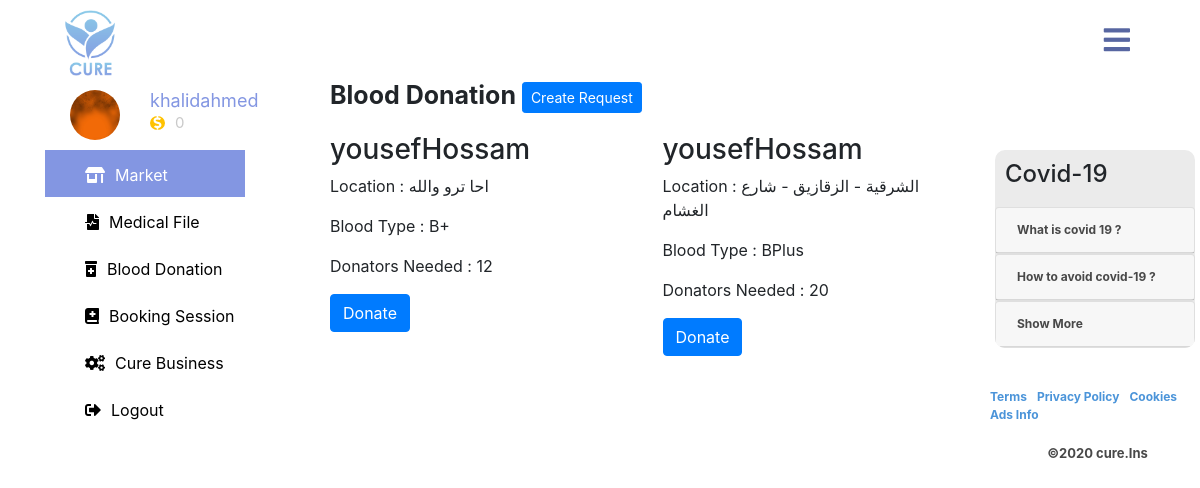
The app's page /cure-app/bloodDonations.php (signed in), older data.
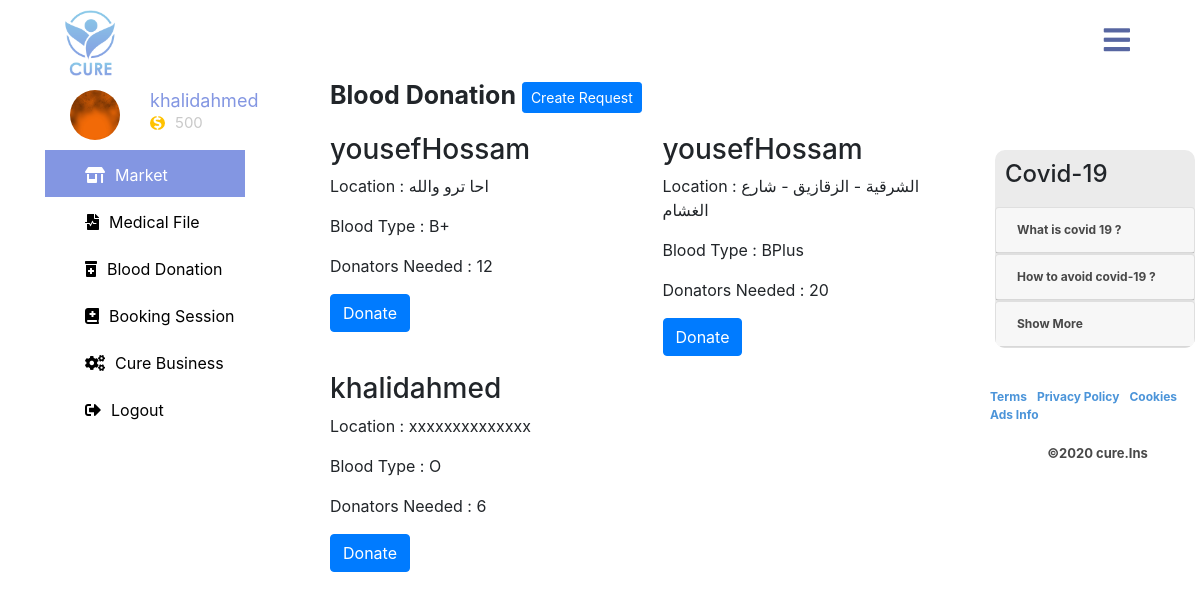
The same page, newer data.
### tables this page shows
CREATE TABLE `cure_users` (
  `patient_id` int(11) NOT NULL,
  `patient_username` varchar(255) NOT NULL,
  `patient_email` varchar(255) NOT NULL,
  `patient_password` varchar(60) NOT NULL,
  `patient_salt` varchar(255) NOT NULL,
  `patient_hashedpassword` varchar(255) NOT NULL,
  `patient_phone` varchar(16) NOT NULL,
  `patient_gender` tinyint(4) NOT NULL DEFAULT '0',
  `patient_birthdate` varchar(60) NOT NULL,
  `patient_nationality` varchar(60) NOT NULL,
  `patient_address` varchar(255) NOT NULL,
  `patient_e_coins` int(11) NOT NULL DEFAULT '0',
  `patient_donation_status` tinyint(4) NOT NULL DEFAULT '0',
  `patient_account_status` tinyint(4) NOT NULL DEFAULT '0',
  `patient_registerdate` timestamp NOT NULL DEFAULT CURRENT_TIMESTAMP,
  `patient_image_code` varchar(255) NOT NULL,
  `worker_account_type` tinyint(4) NOT NULL DEFAULT '0'
);

CREATE TABLE `donation_requests` (
  `reqeust_id` int(11) NOT NULL,
  `blood_type` varchar(50) NOT NULL,
  `donators_qunatity` int(11) NOT NULL DEFAULT '0',
  `donation_address` varchar(200) NOT NULL,
  `donate_status` tinyint(4) NOT NULL DEFAULT '0',
  `patient_id` int(11) NOT NULL
);

### cure-app/classes/database.php (called while the page is built, shortened)
<?php
class database {
    private static $_instance = null ;
    private $_pdo,
            $_query,
            $_error  = false,
            $_results,
            $_count = 0 ;
    private function __construct (){
        try{
            $this -> _pdo = new PDO('mysql:host='.config::get('mysql/host').';dbname=' . config::get('mysql/db'), config::get('mysql/username') ,config::get('mysql/password'));
        }catch(PDOexception $e){
            die($e->getMessage());
        }
    }
    public static function  getInstance () {
        if ( !isset(self::$_instance) ){
            self::$_instance = new database();
        }
        return self::$_instance;
    }
    public function query( $sql , $params = array() ){
        $this -> _error = false ;
        if ($this->_query  = $this->_pdo->prepare($sql)) {
            $x = 1 ;
            if ( count($params) ){
                foreach($params as $param ){
                    $this -> _query->bindValue($x , $param);
                    $x++;
                }
            }
            if ($this->_query->execute()){
                $this->_results = $this->_query->fetchAll(PDO::FETCH_OBJ);
                $this->_count = $this->_query->rowCount();
            }else{
                $this->_error = true ;
            }
        }
        return $this;
    }
    public function action ($action , $table , $where = array()) {
        if ( count($where) == 3 ){
            $operators = array ("=",">","<","<=",">=");
            $field      = $where[0];
            $operator   = $where[1];
            $value      = $where[2];
            if ( in_array($operator,$operators)){
                $sql = "{$action} FROM {$table} WHERE {$field} {$operator} ? ";
                if ( !$this->query($sql,array($value))->error() ){
                    return $this;
                }
            }
        }
        return false;
    }
    public function innerJoinQuery($MAINTABLE , $SECONDTABLE , $PRIMARYKEY , $FORIEGNKEY,  $where = array()){
        if ( count($where) == 3 ){
            $operators = array ("=",">","<","<=",">=");
            $field      = $where[0];
            $operator   = $where[1];
            $value      = $where[2];
            if ( in_array($operator,$operators)){
                $sql = "SELECT * FROM {$MAINTABLE} INNER JOIN {$SECONDTABLE}  on {$MAINTABLE}.{$PRIMARYKEY} = {$SECONDTABLE}.{$FORIEGNKEY} WHERE  {$field} {$operator} ?";
                if ( !$this->query($sql,array($value))->error() ){
                    return $this;
                }
            }
        }
        return false;
    }
    public function get ($table,$where) {
        return $this->action('SELECT *',$table,$where);
    }
    public function results(){
        return $this->_results;
    }
    public function first() {
        return $this->results()[0];
    }
    public function error(){
        return $this->_error;
    }
    public function count(){
        return $this->_count;
    }
}

### cure-app/classes/config.php (called while the page is built)
<?php
class config {
    public static function get($path = null ){
        if ( $path ){
            $config = $GLOBALS['config'];
            $path = explode('/',$path);
            foreach ( $path as $bit ){
                if ( isset($config[$bit])){
                    $config = $config[$bit];
                }
            }
            return $config;
        }
        return false;
    }
}

### cure-app/classes/patient.php (called while the page is built, shortened)
<?php
class patient{
    private $_db,$_data,$_sessionName,$_isLogged,$_cookieName;
    public function __construct($user = null){
        $this->_db = database::getInstance();
        $this->_sessionName = config::get('session/session_name');
        if(!$user){
            if( session::exists($this->_sessionName)){
                $user = session::get($this->_sessionName);
                if($this->find($user)){
                    $this->_isLogged = true ;
                }else{
                }
            }
        }else{
            $this->find($user);
        }
    }
    public function find($user = null){
        if($user){
            $field = (is_numeric($user)) ? 'patient_id' :'patient_username';
            $data = $this->_db->get('cure_users',array($field,'=',$user));
            if($data->count()){
                $this->_data = $data->first();
                return true;
            }
        }
        return false;
    }
    public function data(){
        return $this->_data;
    }
    public function isLogged(){
        return $this->_isLogged;
    }
}

### cure-app/classes/session.php (called while the page is built, shortened)
<?php
class session{
    public static function exists($name){
        return (isset($_SESSION[$name])) ? true : false;
    }
    public static function get($name){
        return $_SESSION[$name];
    }
}

### cure-app/classes/doantions.php (called while the page is built, shortened)
<?php
class doantions{
    private $_db,$_data,$_sessionName;
    public function __construct($user = null){
        $this->_db = database::getInstance();
    }
    public function getDonations(){
        $data = $this->_db->innerJoinQuery("donation_requests",'cure_users','patient_id','patient_id',array('donation_requests.donate_status','=','0'));
        if ( $data->count() > 0 ){
            return $data->results();
        }
        return false;
    }
}

### cure-app/core/init.php (called while the page is built, shortened)
<?php
$patient = new patient();

### cure-app/bloodDonations.php (the view, shortened to what this page needs)
<?php
    require 'core/init.php';
    templateController::get('header');
    $doantions = new doantions();
    if ( $patient->isLogged() ) {
?>
        <div class="blood-donation col-md-7">
            <h2>Blood Donation <button class="btn btn-sm btn-primary" data-target="#createDonationRequest" data-toggle="modal">Create Request</button></h2>
            <div class="row">
              <?php
                foreach ( $doantions->getDonations() as $info ){
                  ?>
                  <div class="col-sm-6 col-md-6 col-xs-12">
                      <div class="thumbnail">
                      <div class="caption">
                          <h3><?php echo $info->patient_username; ?></h3>
                          <p>Location : <?php echo $info->donation_address; ?></p>
                          <p>Blood Type : <?php echo $info->blood_type; ?></p>
                          <p>Donators Needed : <?php echo $info->donators_qunatity; ?></p>
                          <p><button onclick="registerDonation(<?php echo $info->reqeust_id;?> , <?php echo $patient->data()->patient_id;?>)" class="btn btn-primary" role="button">Donate</button> </p>
                      </div>
                      </div>
                  </div>
                  <?php
                }
              ?>
              </div>
              </div>
<?php
      }else{
        redirect::to('login.php');
      }
      templateController::get('footer');
?>

### cure-app/classes/templateController.php (shortened to what this page needs)
<?php
class templateController {
    public static function get($name){
        if ( isset($name) ) {
            return require_once('includes/' . $name .'.php');
        }
        return false;
    }
}

### cure-app/includes/header.php (shortened to what this page needs)
<?php
$patient = new patient();
?>
<html >
<head>
   <link rel="stylesheet" href="https://use.fontawesome.com/releases/v5.8.1/css/all.css"
>
   <link rel="stylesheet" href="https://stackpath.bootstrapcdn.com/bootstrap/4.3.1/css/bootstrap.min.css">
  <link rel="stylesheet" href="https://cdnjs.cloudflare.com/ajax/libs/animate.css/3.7.0/animate.min.css">
   <link rel="stylesheet" href="assets/css/profile.css">
   <link rel="stylesheet" href="assets/css/mfile.css">
   <link rel="stylesheet" href="assets/css/blood.css">
   <link rel="stylesheet" href="assets/css/cart.css">
   <link rel="stylesheet" href="assets/css/style.css">
</head>
<body>
    <div class="nave">
      <div class="container">
        <div class="row">
          <div class="nav-bar">
            <label for="check" class="checkbtn">
               <i class="fas fa-bars"></i>
            </label>
            <label>
               <img class="cure-logo" src="assets/imgs/logo.png.png"/>
            </label>
         </div>
        </div>
      </div>
    </div>
  <section class="categorey">
  <div class="cure-category">
    <div class="container">
       <div class="row">
          <div class="col-md-3">
            <div class="sidebar">
            <div class="acc-image row">
            <?php
              if ( $patient->data()->patient_image_code == null ) {
                echo '<img src="assets/imgs/tn.png"/>';
              }else{
                echo '<img src="../storage/'. $patient->data()->patient_image_code  .'"/>';
              }
            ?>
              <div class="acc-write">
                <h4><?php echo $patient->data()->patient_username; ?></h4>
                <span class="text-center"><i class="fas fa-dollar-sign"></i><?php echo $patient->data()->patient_e_coins; ?></span>
              </div>
            </div>
             <ul class="list-unstyled">
               <li style="display:block;height:47px;"><a class="active" href="index.php"><i class="fas fa-store-alt"></i>Market</a></li>
               <li style="display:block;height:47px;"><a href="mfile.php"><i class="fas fa-file-medical-alt"></i>Medical File</a></li>
               <li style="display:block;height:47px;"><a href="bloodDonations.php"><i class="fas fa-prescription-bottle-alt"></i>Blood Donation</a></li>
               <li style="display:block;height:47px;"><a href="booking.php"><i class="fas fa-book-medical"></i>Booking Session</a></li>
               <li style="display:block;height:47px;" ><a href="../cure-auth/"><i class="fas fa-cogs"></i>Cure Business</a></li>
               <li style="display:block;height:47px;"><a href="logout.php"><i class="fas fa-sign-out-alt"></i>Logout</a></li>
             </ul>
            </div>
          </div>

### cure-app/includes/footer.php (shortened to what this page needs)
        <div class="donation col-md-2">
          <div class="donation-fixed">
           <div class="row setting-donation">
              <h4 class="col-md">Covid-19</h4>
              <div id="accordion">
                <div class="card">
                  <div class="card-header" id="headingOne">
                    <h5 class="mb-0">
                      <button class="btn btn-link" data-toggle="collapse" data-target="#collapseOne" aria-expanded="true" aria-controls="collapseOne">
                        What is covid 19 ?
                      </button>
                    </h5>
                  </div>
                </div>
                <div class="card">
                  <div class="card-header" id="headingOne">
                    <h5 class="mb-0">
                      <button class="btn btn-link" data-toggle="collapse" data-target="#collapseOne" aria-expanded="true" aria-controls="collapseOne">
                        How to avoid covid-19 ?
                      </button>
                    </h5>
                  </div>
                </div>
                <div class="card">
                  <div class="card-header" id="headingThree">
                    <h5 class="mb-0">
                      <button class="btn btn-link collapsed" data-toggle="collapse" data-target="#collapseThree" aria-expanded="false" aria-controls="collapseThree">
                         Show More
                      </button>
                    </h5>
                  </div>
                </div>
              </div>
           </div>
           <div class="row cure-inc">
            <a href="#">Terms</a>
            <a href="#">Privacy Policy</a>
            <a href="#">Cookies</a>
            <a href="#">Ads Info</a>
          </div>
          <p class="inc-2020 text-center"> &copy;2020 cure.Ins</p>
        </div>
            </div>
       </div>
    </div>
  </div>
  </section>
</body>
</html>

### cure-app/assets/css/profile.css (style rules this page uses)
* { padding:0px; margin:0px; }
ul { list-style:none; margin:0; padding:0; }
a { color:black }
.nav-bar { width:100%; height:80px; }
.nav-bar img.cure-logo { width:80px; padding:40px 0px; margin-left:20px; }
.nav-bar .checkbtn { color:white; font-size:30px; line-height:80px; float:right; margin-right:40px; cursor:pointer; display:none; }
@media (max-width:1200px) { .nav-bar .checkbtn { display:block; color:#5766a1; margin-top:25px; } }
section.categorey { height:calc(100vh - 80px); }
.cure-category .sidebar { position:fixed; width:260px; height:100%; margin-top:10px; }
.cure-category .sidebar .acc-image { margin-bottom:10px; padding-left:40px; }
.cure-category .sidebar .acc-image img , .cure-category .sidebar .location-image img { border-radius: 50%; width: 50px; height:50px; margin-right:30px; }
.cure-category .sidebar .acc-write h4 { color:#8396e2; font-weight:normal; margin-bottom:0; }
.cure-category .sidebar .acc-write span { font-size:15px; color:#bebebed4 }
.cure-category .sidebar .acc-write span i { width:15px; font-size:15px; background:#FFc201; border-radius:50%; color:white; margin-right:10px; }
.cure-category .sidebar ul a { display:block; color:black; width:100%; height:100%; line-height:50px; font-size:20px; padding-left:40px; transition:all .4s ease-in-out; }
.cure-category .sidebar ul li a.active { background:#8396e2; color:white; }
.cure-category .sidebar ul a i { margin-right:25px; }
.cure-category .donation .donation-fixed { position:fixed; }
.cure-category .donation .setting-donation { background:#ebebeb; width:200px; height:300px; border-radius:10px; margin:0; overflow:hidden; }
.cure-category .donation .setting-donation h4 { padding:10px; }
.cure-category .donation #accordion .card { width:200px; }
.cure-category .donation button { color: #484848; font-size: 12px; font-weight: bold; padding: 0; }
.cure-category .cure-inc { font-size:12px; font-weight:bold; margin-top:40px; }
.cure-category .cure-inc a { margin-left:10px; color:#4b94d9; }
.cure-category .inc-2020 { font-size:13px; font-weight:bold; color:#484848; margin-top:20px; }
@media (max-width:1200px) { .cure-category .sidebar { width:200px; } }
@media (max-width:1200px) { .cure-category .sidebar .acc-write h4 { font-size:18px; } }
@media (max-width:1200px) { .cure-category .sidebar .acc-write span i { font-size:14px; } }
@media (max-width:1200px) { .cure-category .sidebar ul a { font-size:16px; } }
@media (max-width:1200px) { .cure-category .sidebar ul a i { margin-right:10px; } }

Row changes from the older to the newer data that the page shows:
changed cure_users "khalidahmed": patient_e_coins "0" → "500"
added donation_requests: patient.patient_username "khalidahmed", donation_address "xxxxxxxxxxxxxx", blood_type "O", donators_qunatity "6"
